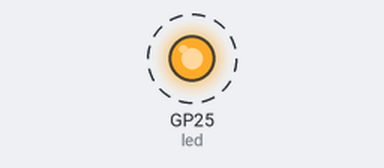
Bench run of a program on a simulated Raspberry Pi Pico running MicroPython. Parts: output pins drawn as LEDs (lit = HIGH). Dashed ring = blinking. What the program prints to the serial console is not drawn.

Above: at 0.2 s.
Timing chart, 0 to 5.8 s (numbered marks = the images above):
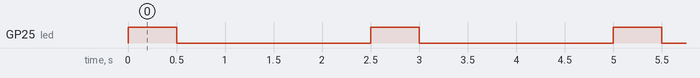

Measured:
- by itself, GP25 (led): alternates HIGH for 0.50 s and LOW for 2.0 s

The program:

uart_debug_main.py
```python
# 该文件用于对uart进行debug，会以特定时间间隔发送消息，对应的接受设备会打印出接收到的消息

from machine import UART, Pin
import time

led = Pin("LED", Pin.OUT)
# 初始化UART，波特率设为115200
uart = UART(0, baudrate=115200, tx=Pin(0), rx=Pin(1))

while True:
    # 发送数据
    uart.write("Hello from MicroPython!\n")
    led.value(1)
    time.sleep(0.5)
    print("Hello from MicroPython!\n")
    led.value(0)
    # 等待一段时间再发送下一条消息
    time.sleep(2)
```
